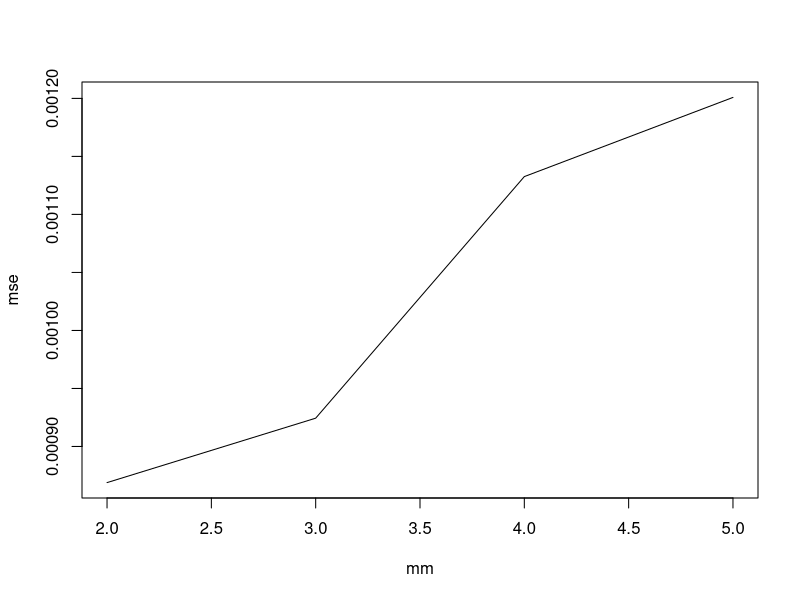
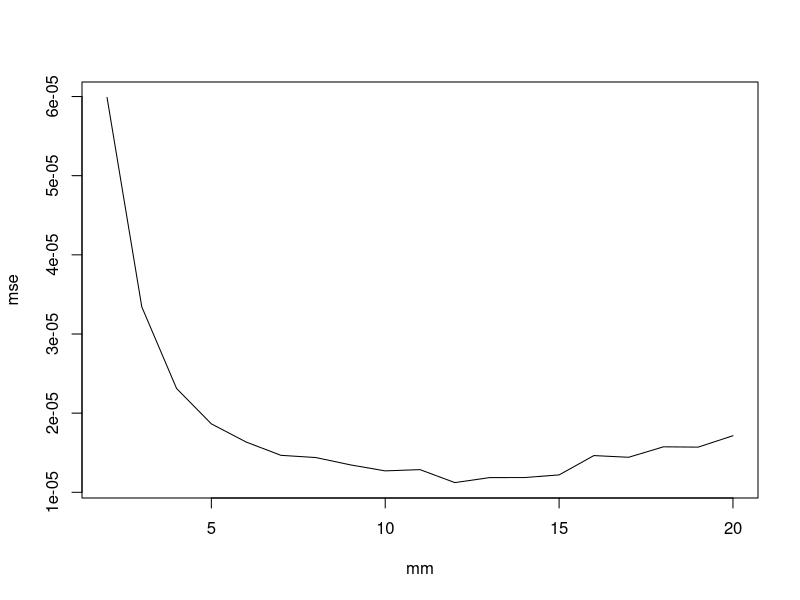

Write R code to recreate these figures, in order.
## ---- chunk 1
library(microbenchmark)
## ---- chunk 2
n <- 100
x <- matrix(rnorm(n*n), n, n)
microbenchmark(
	colSums(x),
	rowSums(x))
## ---- chunk 3
A <- matrix(1, 3, 4)
x <- 1:3
A + x
A * x
## ---- chunk 4
A <- matrix(2, 3, 4)
x <- 1:4

t(t(A) + x)
sweep(A, 2, x, FUN="+")
scale(A, center = -x, scale = FALSE)

A <- matrix(rnorm(10000), 100, 100)
x <- rnorm(100)
microbenchmark(
	t(t(A) + x),
	sweep(A, 2, x, FUN="+"),
	scale(A, center = -x, scale = FALSE))
## ---- chunk 5
X <- matrix(2, 3, 4)
a <- 1:4

t(t(X) * a)
sweep(X, 2, a, FUN="*")
X %*% diag(a)
scale(X, center = FALSE, scale = 1/a)

X <- matrix(rnorm(10000), 100, 100)
a <- rnorm(100)
microbenchmark(
	t(t(X) * a),
	sweep(X, 2, a, FUN="*"),
	X %*% diag(a),
	scale(X, center = FALSE, scale = 1/a))
## ---- chunk 6
n <- 100
x <- matrix(rnorm(n*n), n, n)
microbenchmark(
	colMeans(x),
	colSums(x) / n,
	apply(x, 2, mean),
	check = function(x) {isTRUE(all.equal(x[[1]], x[[2]]))})
## ---- chunk 7
n <- 100
x <- matrix(rnorm(n*n), n, n)
microbenchmark(
	apply(x, 2, sd),
	sqrt(colSums(x^2) / (n-1) - colSums(x)^2 / n / (n-1)),
	check = function(x) {isTRUE(all.equal(x[[1]], x[[2]]))})
## ---- chunk 8
n <- 100
x <- matrix(rnorm(n*n), n, n)
microbenchmark(
	scale(x, center=TRUE, scale=FALSE),
	scale(x, center=FALSE, scale=TRUE),
	scale(x, center=TRUE, scale=TRUE)
)
## ---- chunk 9
  X <- matrix(1:15, 3, 5)
  s <- La.svd(X)
  all.equal(X, s$u %*% diag(s$d) %*% s$vt)
  str(s)
  round(t(s$u) %*% s$u, 3)
  round(s$vt %*% t(s$vt), 3)
## ---- chunk 10
  X <- matrix(1:15, 5, 3)
  s <- La.svd(X)
  all.equal(X, s$u %*% diag(s$d) %*% s$vt)
  str(s)
  round(t(s$u) %*% s$u, 3)
  round(s$vt %*% t(s$vt), 3)
## ---- chunk 11
n <- 100
X <- matrix(rnorm(n*n), n, n)
microbenchmark(
	La.svd(X),
	La.svd(X, nu=0),
	La.svd(X, nv=0),
	La.svd(X, nu=1, nv=1),
	La.svd(X, nu=1, nv=0),
	La.svd(X, nu=0, nv=1),
	La.svd(X, nu=0, nv=0)
)
## ---- chunk 12
n <- 100
x <- matrix(rnorm(n*n), n, n)

std1 <- function(x) {
    scale(x)
}
std2 <- function(x) {
    n <- nrow(x)
    col.mean <- colMeans(x)
    s <- sqrt(colSums(x^2) / (n-1) - colSums(x)^2 / n / (n-1))
    t((t(x) - col.mean) / s)
}
std3 <- function(x) {
    n <- nrow(x)
    col.mean <- colMeans(x)
    s <- sqrt((colSums(x^2) - col.mean^2*n) / (n-1))
    t((t(x) - col.mean) / s)
}
std4 <- function(x) {
    col.mean <- colMeans(x)
    xt <- t(x) - col.mean

    n <- ncol(xt)
    s <- sqrt(rowSums(xt^2) / (n-1))
    t(xt / s)
}
check.fn <- function(values) {
    all(sapply(values[-1],
	       function(x) {
		   isTRUE(all.equal(values[[1]], x,
				    check.attributes = FALSE))
	       }))
}

microbenchmark(std1(x), std2(x), std3(x), std4(x), times=500L, check = check.fn)
## ---- chunk 13
n <- 100
x <- matrix(rnorm(n*n), n, n)

n <- nrow(x)
col.mean <- colMeans(x)
s <- sqrt((colSums(x^2) - col.mean^2*n) / (n-1))
y <- t((t(x) - col.mean) / s)
## ---- chunk 14
x2 <- x[1,]
y2 <- (x2 - col.mean) / s
stopifnot(isTRUE(all.equal(y2, y[1,])))
## ---- chunk 15
y2 <- y[1,]
x2 <- y2 * s + col.mean
stopifnot(isTRUE(all.equal(x2, x[1,])))
## ---- chunk 16
n <- 3
p <- 20
X <- matrix(rnorm(n*p), n, p)
X <- t(t(X) - colMeans(X))

s <- La.svd(X)
C <- t(s$vt) %*% diag(s$d^2) %*% s$vt / (n-1)
all.equal(C, cov(X))
## ---- chunk 17
n <- 20
p <- 7
X <- matrix(rnorm(n*p), n, p)

X <- t(t(X) - colMeans(X))

s <- La.svd(X)
Q <- t(s$vt) %*% diag(1/s$d) %*% s$vt * sqrt(n-1)
C <- cov(X)
all.equal(Q %*% C %*% Q, diag(7))
## ---- chunk 18
n <- 100
p <- 5
X <- matrix(rnorm(n * p), n, p)

X <- t(t(X) - colMeans(X))

s <- La.svd(X, nu = 0)
Q <- sqrt(n-1) * t(s$vt) %*% diag(1/s$d) %*% s$vt
Y <- X %*% Q
round(cov(Y), 3)
## ---- chunk 19
n <- 100
p <- 5
X <- matrix(rnorm(n * p), n, p)

X <- t(t(X) - colMeans(X))

s <- La.svd(X, nu = 0)
Q <- sqrt(n-1) * t(s$vt) %*% diag(1/s$d)
Y <- X %*% Q
round(cov(Y), 3)
## ---- chunk 20
n <- 5
p <- 100
X <- matrix(rnorm(n * p), n, p)
X[1,] <- X[2,] # now the rank of the centred matrix should be 3

X.centred <- t(t(X) - colMeans(X))

n.comp <- min(n-1, p)
s <- La.svd(X.centred, nu = 0, nv = n.comp)
eps <- 1e-14
cols <- which(s$d[seq_len(n.comp)] >= eps)
vt <- s$vt[cols, , drop=FALSE]
d <- s$d[cols]

Y <- sqrt(n-1) * X.centred %*% t(vt) %*% diag(1/d)
round(cov(Y), 3)
## ---- chunk 21
n <- 100
x <- matrix(rnorm(n*n), n, n)

col.mean <- colMeans(x)
x.centred <- t(t(x) - col.mean)

n <- nrow(x)
p <- ncol(x)
n.comp <- min(n-1, p)
s <- La.svd(x.centred, nu = 0, nv = n.comp)
eps <- 1e-14
cols <- which(s$d[seq_len(n.comp)] >= eps)
vt <- s$vt[cols, , drop=FALSE]
d <- s$d[cols]

y <- x.centred %*% t(vt) %*% diag(sqrt(n-1) / d)
## ---- chunk 22
x1 <- x[1,]
y1 <- as.vector(diag(sqrt(n-1) / d) %*% vt %*% (x1 - col.mean))
stopifnot(isTRUE(all.equal(y1, y[1,])))
## ---- chunk 23
y1 <- y[1,]
x1 <- as.vector(t(vt) %*% diag(d / sqrt(n-1)) %*% y1 + col.mean)
stopifnot(isTRUE(all.equal(x1, x[1,])))
## ---- chunk 24
n <- 100
x <- matrix(rnorm(n*n), n, n)

col.mean <- colMeans(x)
x.centred <- t(t(x) - col.mean)

n <- nrow(x)
p <- ncol(x)
n.comp <- min(n-1, p)
s <- La.svd(x.centred, nu = 0, nv = n.comp)
eps <- 1e-14
cols <- which(s$d[seq_len(n.comp)] >= eps)
vt <- s$vt[cols, , drop=FALSE]

y <- x.centred %*% t(vt)
colnames(y) <- paste0('PC', 1:ncol(y))
## ---- chunk 25
m <- prcomp(x, rank.=99)
stopifnot(isTRUE(all.equal(abs(y), abs(m$x))))
## ---- chunk 26
x1 <- x[1,]
y1 <- as.numeric(vt %*% (x1 - col.mean))
stopifnot(isTRUE(all.equal(y1, y[1,], check.attributes = FALSE)))
## ---- chunk 27
y1 <- y[1,]
x1 <- as.vector(t(vt) %*% y1 + col.mean)
stopifnot(isTRUE(all.equal(x1, x[1,])))
## ---- chunk 28
entropy <- function(x, m) {
    x <- sort(x)
    n <- length(x)
    d <- x[(m + 1):n] - x[1:(n - m)]
    sum(log(d * (n / m))) / n - digamma(m) + log(m)
}
## ---- chunk 29
n <- 1000

mu <- 0
sigma <- 1
target <- 0.5 * log(2 * pi * exp(1) * sigma^2)

mm <- 2:5
mse <- numeric(length(mm))

K <- 1000
for (j in seq_along(mm)) {
    m <- mm[j]
    e <- numeric(K)
    for (k in 1:K) {
	x <- rnorm(n, mu, sigma)
	e[k] <- entropy(x, m) - target
    }
    mse[j] <- mean(e^2)
}
plot(mm, mse, type="l")
## ---- chunk 30
# 1000 7
# 2000 7-10
# 3000 9
# 4000 11-13
n <- 4000

a <- -1
b <- +1
target <- log(b - a)

mm <- 2:20
mse <- numeric(length(mm))

K <- 1000
for (j in seq_along(mm)) {
	m <- mm[j]
	e <- numeric(K)
	for (k in 1:K) {
		x <- runif(n, a, b)
		e[k] <- entropy(x, m) - target
	}
	mse[j] <- mean(e^2)
}
plot(mm, mse, type = "l")
